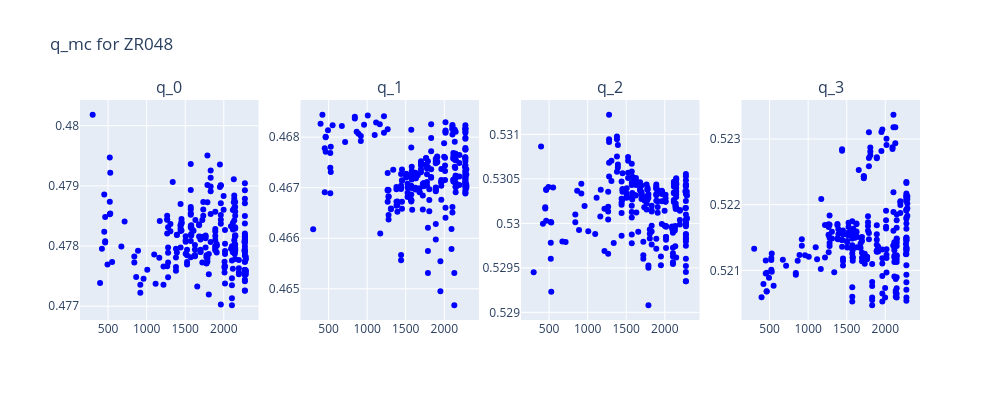

Notebook cell for this chart:
### Code cell
import plotly.express as px
from plotly.subplots import make_subplots

fig = make_subplots(rows=1, cols=4, subplot_titles=[f"q_{i}" for i in range(4)])
# zr_outlier_idx = [0,1,2,3,4,5,6,7,8,9,10,11,12,13,14,15,16,17,18,19,20,21,22,23,24,25,26,
#                   244,245,246,247]

zr_outliers = zr.iloc[zr_outlier_idx, :]
q_mc_outliers = [q_mc_data_zr[i] for i in zr_outlier_idx]

for i in range(4):
  q_i = [q[i] for q in q_mc_data_zr]
  fig.add_trace(px.scatter(x=zr["fmc"], y=q_i,
                          hover_data=[zr["name"], zr.index]).update_traces(marker=dict(color="blue")).data[0], row=1, col=i+1)
  

  # q_i_outliers = [q[i] for q in q_mc_outliers]
  # fig.add_trace(px.scatter(x=zr_outliers["fmc"], y=q_i_outliers,
  #                          hover_data=[zr_outliers["name"], zr_outliers.index]).update_traces(marker=dict(color="red")).data[0],
  #                         row=1, col=i+1)

fig.update_layout(height=400, width=1000, title_text="q_mc for ZR048")
fig.show()

### Figure 1 — Plotly figure (JSON) as saved in the notebook; plotly's stock layout.template omitted (floating-point values rounded to 4 significant figures; data arrays with more than 128 entries replaced by an {"elided": "..."} marker saying what was removed)
{"data": [{"customdata": {"elided": "248x2 mixed values"}, "hovertemplate": "x=%{x}<br>y=%{y}<br>hover_data_0=%{customdata[0]}<br>hover_data_1=%{customdata[1]}<extra></extra>", "legendgroup": "", "marker": {"color": "blue", "symbol": "circle"}, "mode": "markers", "name": "", "orientation": "v", "showlegend": false, "type": "scatter", "x": {"elided": "248 int values"}, "xaxis": "x", "y": {"elided": "248 float values"}, "yaxis": "y"}, {"customdata": {"elided": "248x2 mixed values"}, "hovertemplate": "x=%{x}<br>y=%{y}<br>hover_data_0=%{customdata[0]}<br>hover_data_1=%{customdata[1]}<extra></extra>", "legendgroup": "", "marker": {"color": "blue", "symbol": "circle"}, "mode": "markers", "name": "", "orientation": "v", "showlegend": false, "type": "scatter", "x": {"elided": "248 int values"}, "xaxis": "x2", "y": {"elided": "248 float values"}, "yaxis": "y2"}, {"customdata": {"elided": "248x2 mixed values"}, "hovertemplate": "x=%{x}<br>y=%{y}<br>hover_data_0=%{customdata[0]}<br>hover_data_1=%{customdata[1]}<extra></extra>", "legendgroup": "", "marker": {"color": "blue", "symbol": "circle"}, "mode": "markers", "name": "", "orientation": "v", "showlegend": false, "type": "scatter", "x": {"elided": "248 int values"}, "xaxis": "x3", "y": {"elided": "248 float values"}, "yaxis": "y3"}, {"customdata": {"elided": "248x2 mixed values"}, "hovertemplate": "x=%{x}<br>y=%{y}<br>hover_data_0=%{customdata[0]}<br>hover_data_1=%{customdata[1]}<extra></extra>", "legendgroup": "", "marker": {"color": "blue", "symbol": "circle"}, "mode": "markers", "name": "", "orientation": "v", "showlegend": false, "type": "scatter", "x": {"elided": "248 int values"}, "xaxis": "x4", "y": {"elided": "248 float values"}, "yaxis": "y4"}], "layout": {"annotations": [{"font": {"size": 16}, "showarrow": false, "text": "q_0", "x": 0.1062, "xanchor": "center", "xref": "paper", "y": 1, "yanchor": "bottom", "yref": "paper"}, {"font": {"size": 16}, "showarrow": false, "text": "q_1", "x": 0.3688, "xanchor": "center", "xref": "paper", "y": 1, "yanchor": "bottom", "yref": "paper"}, {"font": {"size": 16}, "showarrow": false, "text": "q_2", "x": 0.6313, "xanchor": "center", "xref": "paper", "y": 1, "yanchor": "bottom", "yref": "paper"}, {"font": {"size": 16}, "showarrow": false, "text": "q_3", "x": 0.8938, "xanchor": "center", "xref": "paper", "y": 1, "yanchor": "bottom", "yref": "paper"}], "height": 400, "title": {"text": "q_mc for ZR048"}, "width": 1000, "xaxis": {"anchor": "y", "domain": [0, 0.2125]}, "xaxis2": {"anchor": "y2", "domain": [0.2625, 0.475]}, "xaxis3": {"anchor": "y3", "domain": [0.525, 0.7375]}, "xaxis4": {"anchor": "y4", "domain": [0.7875, 1]}, "yaxis": {"anchor": "x", "domain": [0, 1]}, "yaxis2": {"anchor": "x2", "domain": [0, 1]}, "yaxis3": {"anchor": "x3", "domain": [0, 1]}, "yaxis4": {"anchor": "x4", "domain": [0, 1]}}}
